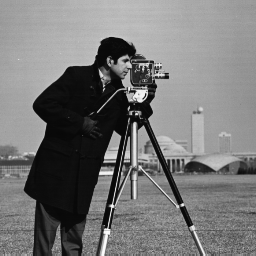
#> input picture misc/cameraman.tif, 256 x 256 px, found by its file name
$ python imageInterpole.py
#> lines starting #> are read from the running program, lines starting #| are printed output that depends on the picture
import skimage.io as io
import skimage.transform as tr
import matplotlib.pyplot as plt

c=io.imread('C://Users//kamel//Music//misc//cameraman.tif')
#> c is the input picture: shape (256, 256); min 7, max 253, mean 118.7
head=c[32:96,89:153]
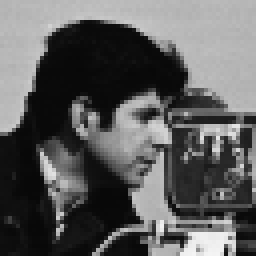
#> head: shape (64, 64) (shown 4 times larger); min 8, max 244, mean 92.9

plt.subplot(2,2,1)
plt.axis('off')
plt.title('Original Image')
plt.imshow(head,cmap='gray')

head4n=tr.rescale(head,2,order=0)
plt.subplot(2,2,2)
plt.axis('off')
plt.title('Order 0 Image')
plt.imshow(head4n,cmap='gray')

head4n=tr.rescale(head,2,order=1)
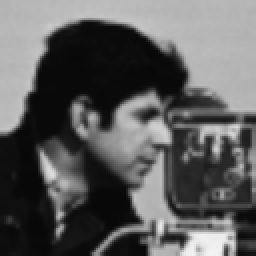
#> head4n: shape (128, 128) float64 (shown 2 times larger); min 0.0314, max 0.954, mean 0.364
plt.subplot(2,2,3)
plt.axis('off')
plt.title('Order 1 Image')
plt.imshow(head4n,cmap='gray')
plt.show()
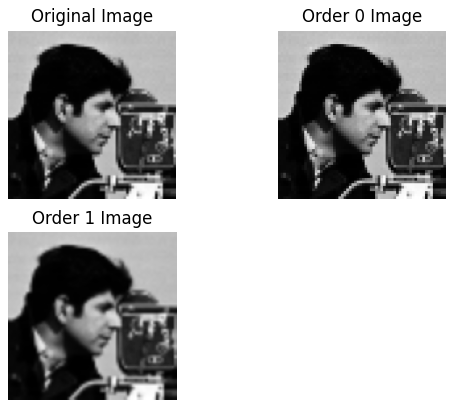
#> figure drawn by matplotlib, 3 panels
